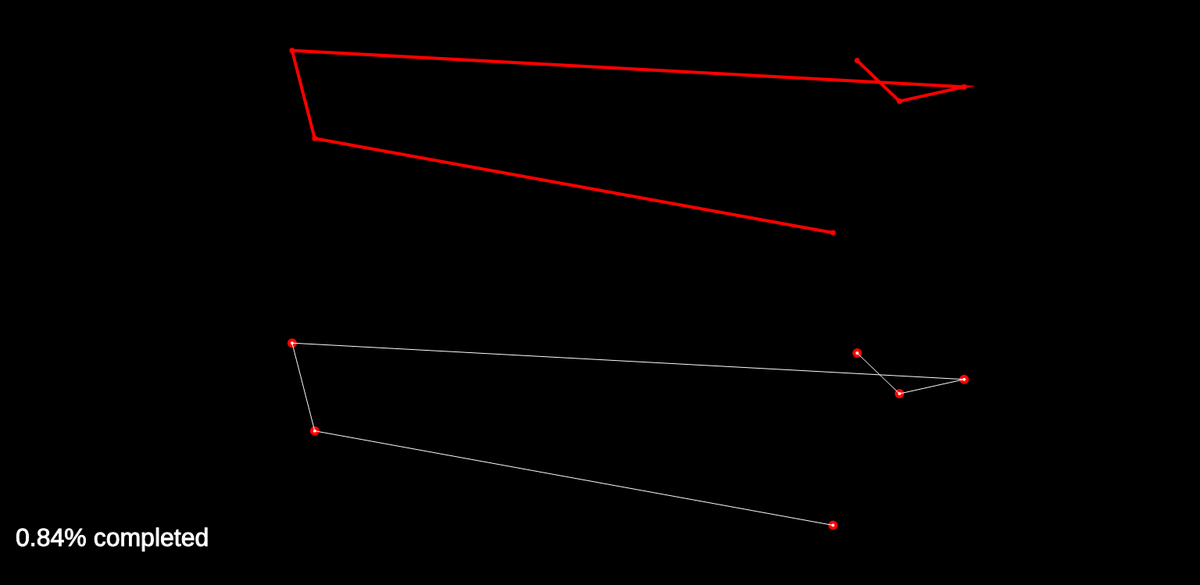
Frame 1 (no input)
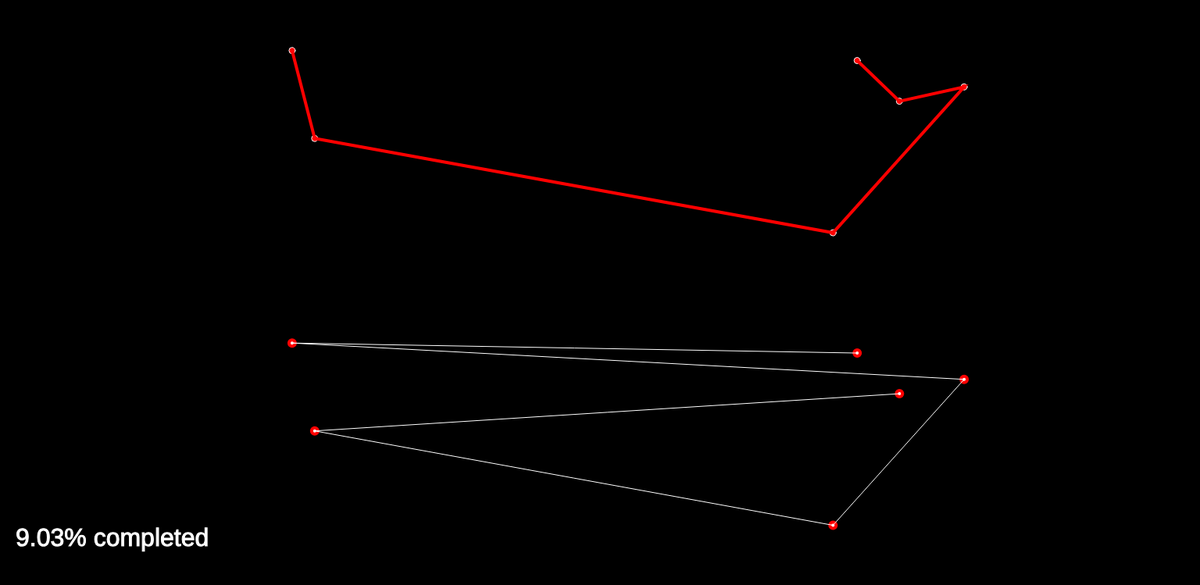
Frame 60 (no input)
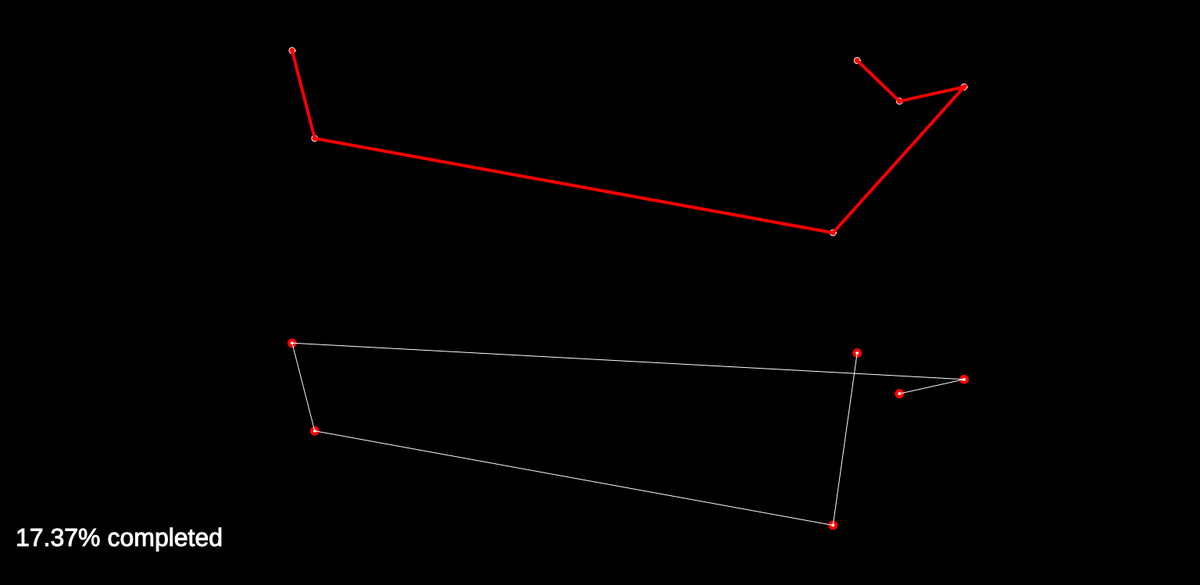
Frame 120 (the mouse pressed at the canvas centre since frame 60)

The p5.js sketch that drew these frames (run headless with seeded random() and noise() and a simulated clock; from frame 60 on, the mouse is pressed at the canvas centre):

// p5.js sketch
// ── sketch.js
//Travelling salesman
var cities = [];
var totalCities = 6;
var sequence = [];
var totalPermutations;
var count = 0;
var recordDistance;

var bestest;
function setup() 
{
  createCanvas(1536, 749);
  for (var i = 0; i < totalCities; i++)
  {
      var v = createVector(random(width), random(height / 2));
      cities[i] = v;
      sequence[i] = i;
  }

  var d = calcDistance(cities, sequence);
  recordDistance = d;
  bestest = sequence.slice();

  totalPermutations = factorial(totalCities);
  console.log(totalPermutations);
}

function draw() 
{
  background(0);
  // frameRate(5);
  // Printing the city dots for result
  fill(255, 0, 0);
  for (var i = 0; i < sequence.length; i++)
  {
    ellipse (cities[i].x, cities[i].y, 8, 8);
  }
  // Printing the city path for result
  stroke(255, 0, 0);
  strokeWeight(4);
  noFill();
  beginShape();
  for (var i = 0; i < cities.length; i++)
  {
    var n = bestest[i];
    vertex (cities[n].x, cities[n].y);
  }
  endShape();

  translate(0, height / 2);
    // Printing the city dots for on-going
  fill(255);
  for (var i = 0; i < sequence.length; i++)
  {
    ellipse (cities[i].x, cities[i].y, 8, 8);
  }
  // Printing the city path for on-going
  stroke(255);
  strokeWeight(1);
  noFill();
  beginShape();
  for (var i = 0; i < cities.length; i++)
  {
    var n = sequence[i];
    vertex (cities[n].x, cities[n].y);
  }
  endShape();

  var d = calcDistance(cities, sequence);
  if (d < recordDistance)
  {
    recordDistance = d;
    bestest = sequence.slice();
  }
  textSize(32);
  fill(255);
  var percent = 100 * (count / totalPermutations) + 0.84;
  text(nf(percent, 0, 2) + "% completed", 20, height / 2 - 50); // nf = numberformat
  nextSequence();
}

function swap(a, i, j)
{ 
  var temp = a[i];
  a[i] = a[j];
  a[j] = temp;
}

function calcDistance(points, sequence)
{
  var sum = 0;
  for (var i = 0; i < sequence.length - 1; i++)
  {
    var cityAIndex = sequence[i];
    var cityA = points[cityAIndex];
    var cityBIndex = sequence[i+1];
    var cityB = points[cityBIndex];
    var d = dist(cityA.x, cityA.y, cityB.x, cityB.y);
    sum += d;
  }
  return sum;
}


function nextSequence()
{
  count++;
  // STEP 1 of the algorithm
  var largestI = -1;
  for (var i = 0; i < sequence.length - 1; i++) {
    if (sequence[i] < sequence[i + 1]) {
      largestI = i;
    }
  }
  if (largestI == -1) {
    noLoop();
    console.log('finished');
  }

  // STEP 2
  var largestJ = -1;
  for (var j = 0; j < sequence.length; j++) {
    if (sequence[largestI] < sequence[j]) {
      largestJ = j;
    }
  }

  // STEP 3
  swap(sequence, largestI, largestJ);

  // STEP 4: reverse from largestI + 1 to the end
  var endArray = sequence.splice(largestI + 1);
  endArray.reverse();
  sequence = sequence.concat(endArray);
}

function factorial(n)
{
  if (n == 1)
    return 1;

  else
    return n * factorial(n-1);
}
